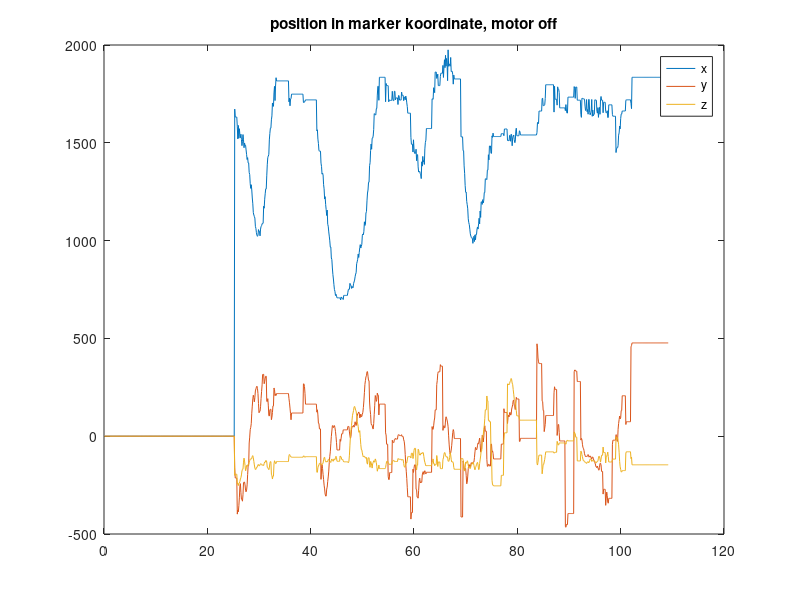
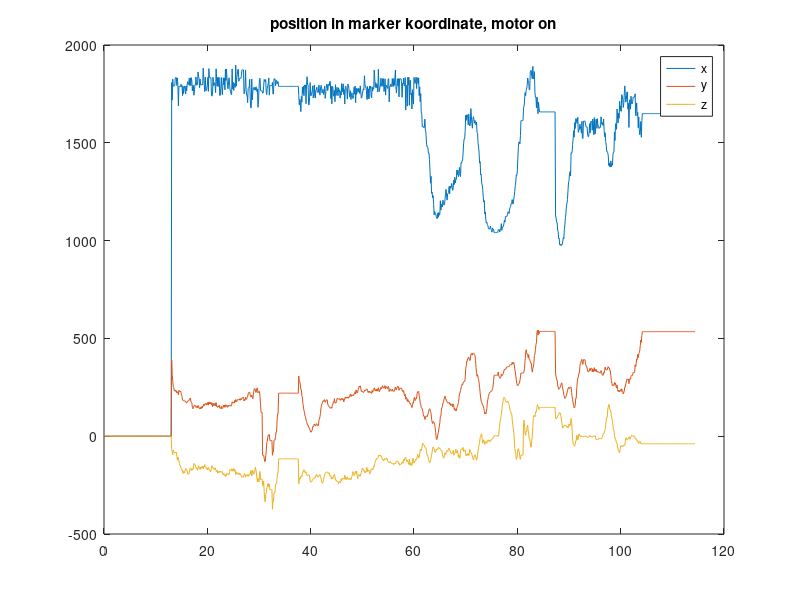
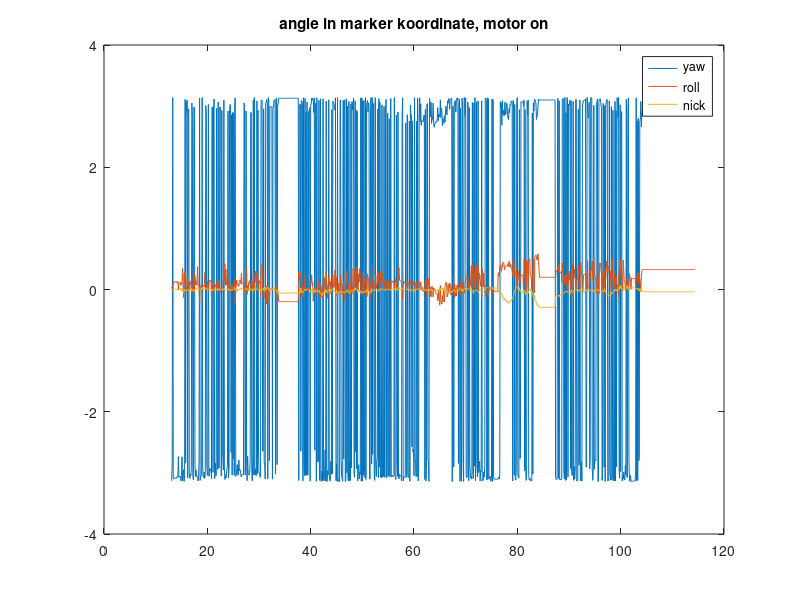
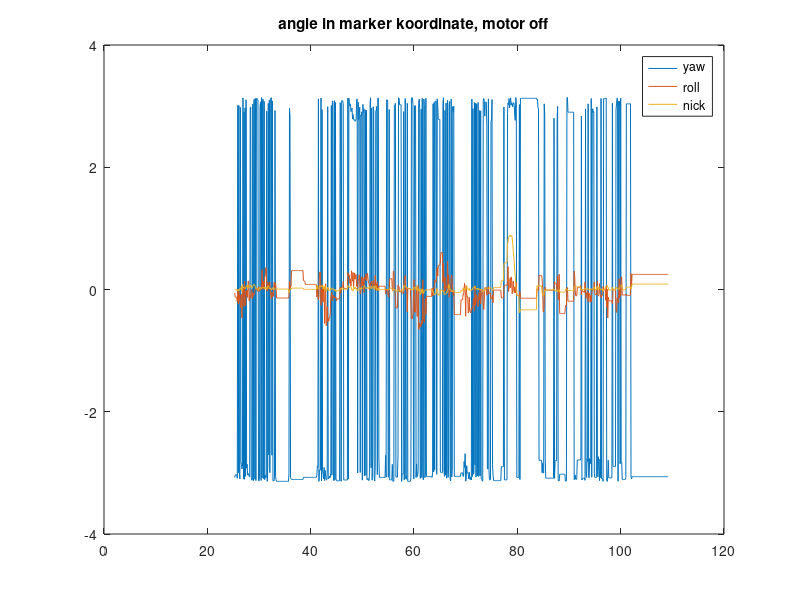

The MATLAB script that drew these images, in order:


load('mavserial_markerlog_motor_on.txt','-ASCII');
load('mavserial_markerlog_motor_off.txt','-ASCII');
%data [MarkerNr, confidence,  pos_y, pos_z, pos_x, yaw, roll, nick]

data1 = mavserial_markerlog_motor_off;
data2 = mavserial_markerlog_motor_on;
steps1 = find(data1(:,1)~=1000000000000000000000000)*0.1;
steps2 = find(data2(:,1)~=1000000000000000000000000)*0.1;

figure(1)
plot(steps1, data1(:,5), steps1, data1(:,3), steps1, data1(:,4))
legend('x', 'y','z')
title('position in marker koordinate, motor off')

figure(2)
plot(steps2, data2(:,5), steps2, data2(:,3), steps2, data2(:,4))
legend('x', 'y','z')
title('position in marker koordinate, motor on')

figure(3)
plot(steps2, data2(:,6), steps2, data2(:,7), steps2, data2(:,8))
legend('yaw', 'roll','nick')
title('angle in marker koordinate, motor on')

figure(4)
plot(steps1, data1(:,6), steps1, data1(:,7), steps1, data1(:,8))
legend('yaw', 'roll','nick')
title('angle in marker koordinate, motor off')
